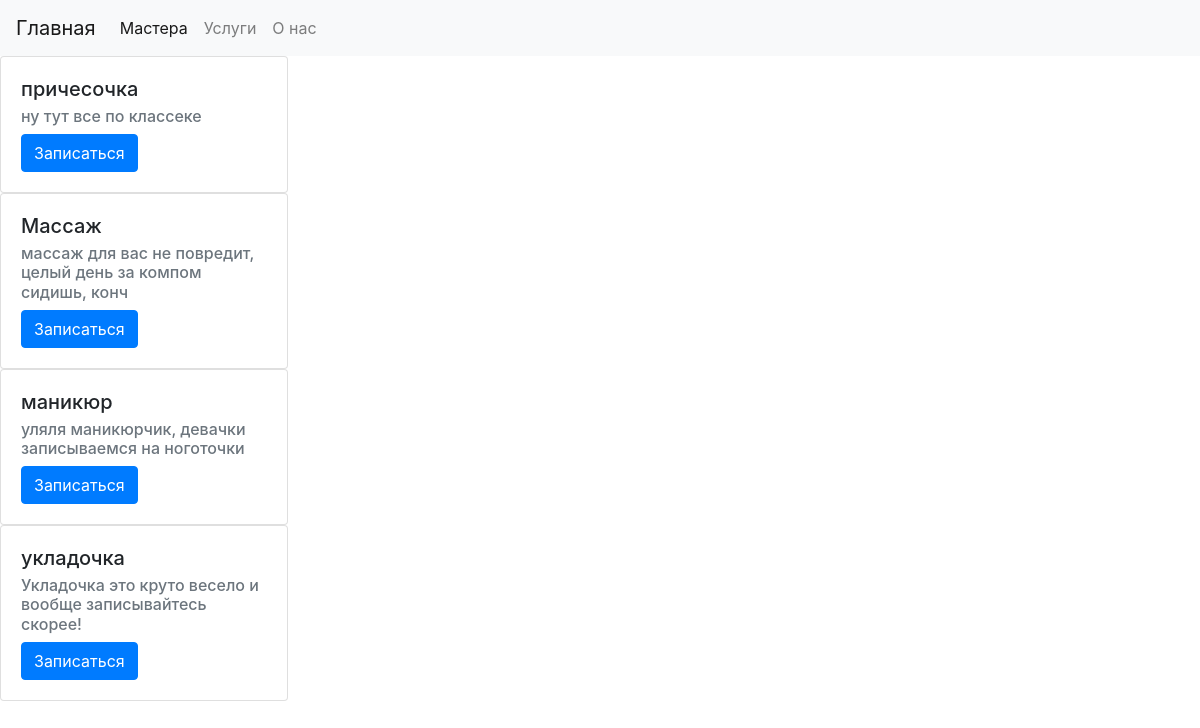
The app's page /service/ with its own data.
### main_app/models.py (models this page shows, shortened)
class Service(models.Model):
    service_name = models.CharField(max_length = 30, verbose_name = 'Услуга')
    description = models.TextField(verbose_name = 'Описание', null = True)
    class Meta:
        verbose_name = 'Услуга'
        verbose_name_plural = 'Услуги'

### main_app/views.py (the view)
# urls.py: path('service/', ServiceView, name = 'service_page'),
def ServiceView(request):
    services = Service.objects.all()
    data = {'services':services}
    return render(request, 'main_app/services.html', data)

### main_app/templates/main_app/services.html (shortened to what this page needs)
{% extends "main_app/base.html"%}
{% block content %}
{% for service in services%}
<div class="card" style="width: 18rem;">
<div class="card-body">
  <h5 class="card-title">{{service.service_name}}</h5>
  <h6 class="card-subtitle mb-2 text-muted">{{service.description}}</h6>
  <a href="/service/{{service.id}}" class="btn btn-primary">Записаться</a>
</div>
</div>
{% endfor %}
{% endblock %}

### records on screen
Service: service_name "причесочка", description "ну тут все по классеке"
Service: service_name "Массаж", description "массаж для вас не повредит, целый день за компом сидишь, конч"
Service: service_name "маникюр", description "уляля маникюрчик, девачки записываемся на ноготочки"
Service: service_name "укладочка", description "Укладочка это круто весело и вообще записывайтесь скорее!"
